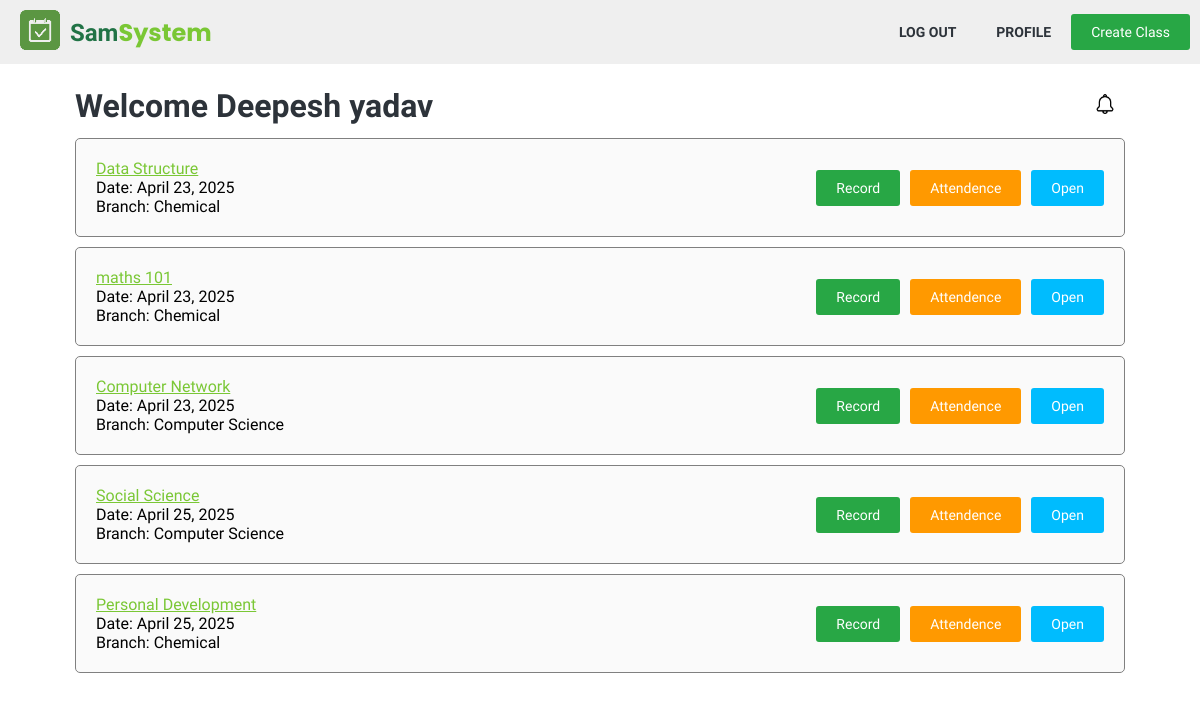
The app's page /teacher/ (signed in), older data.
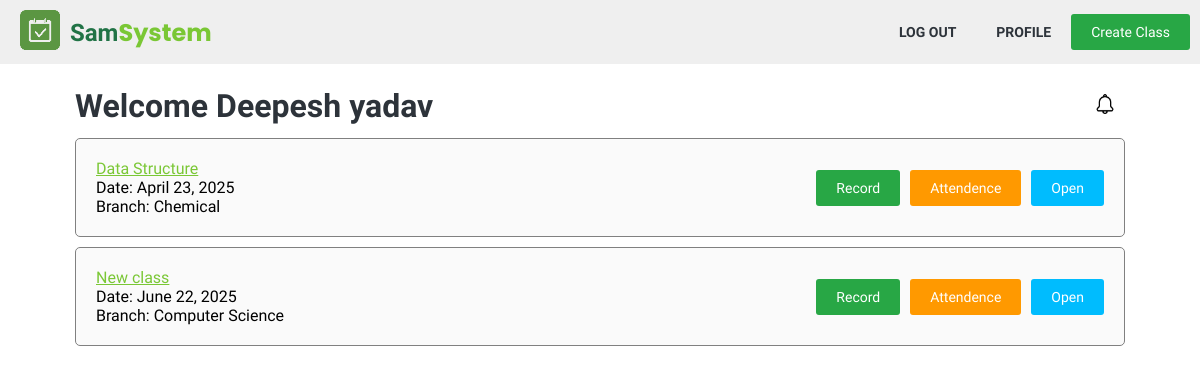
The same page, newer data.
### tables this page shows
CREATE TABLE `class` (
  `id` int(11) NOT NULL,
  `name` varchar(100) DEFAULT NULL,
  `description` text DEFAULT NULL,
  `teacher_id` int(11) DEFAULT NULL,
  `date_created` datetime DEFAULT current_timestamp(),
  `branch` int(11) DEFAULT NULL,
  `longitude` decimal(10,5) DEFAULT NULL,
  `latitude` decimal(10,5) DEFAULT NULL,
  `open_session_id` int(11) DEFAULT NULL
);

CREATE TABLE `branch` (
  `id` int(11) NOT NULL,
  `full_name` varchar(100) NOT NULL,
  `initials` varchar(10) NOT NULL
);

### teacher/index.php (the view, shortened to what this page needs)
<?php
require '../utils.php';
function getBranchName($id, $conn)
{
	$stmt = $conn->prepare("SELECT full_name FROM branch WHERE id = ?");
	$stmt->bind_param("i", $id);
	$stmt->execute();
	$stmt->bind_result($result);
	if ($stmt->fetch()) {
		return $result;
	} else {
		$stmt->close();
		return null;
	}
}
?>
<!DOCTYPE html>
<html lang="en">
<head>
	<link rel="stylesheet" href="../css/util.css">
	<link rel="stylesheet" href="../css/style.css">
</head>
<body>
	<?php require '..\components\nav_sm.php'; ?>
	<div class="container mt20">
		<div class="d-fcc jc-sb">
			<h1>Welcome <?= $_SESSION['name']?></h1>
			<div class="icon-wrapper">
				<img src="/attendence/img/notification.png" alt="notifications" class="icon " id="notification-btn">
			</div>
		</div>
		<?php
		$teacher_id = $_SESSION['user_id'];
		$result = $conn->query("SELECT * FROM class WHERE teacher_id = $teacher_id");
		while($row = $result->fetch_assoc()){
			echo "<div class='user-row'>
			<div class='user-row-left'>
			<a class='link td-u' href='/attendence/class/class.php?id=". $row['id']. " '>" . $row['name'] . "</a>
			<p>Date: ".   (new DateTime($row["date_created"]))->format('F j, Y') . " </p>
			<p>Branch: " . getBranchName($row['branch'], $conn) . "</p>
			</div>
			<div class='user-row-right'>
			<a class='btn' href='/attendence/class/class_report.php?id=".  $row["id"] ." '>Record</a>
			<a class='btn btn-s back-orange' href='/attendence/class/take_attendence.php?id=".  $row["id"] ." '>Attendence</a>
			<form action='/attendence/class/open_attendence_window.php' method='get'>
				<input type='hidden' value='{$row['id']}' name='class_id'>
				<button type='submit' class='btn btn-s'>Open</button>
			</form>
			</div>
			</div>";
		}
		?>
	</div>
</body>
</html>

Row changes from the older to the newer data that the page shows:
removed class: name "maths 101", date_created "April 23, 2025", branch.full_name "Chemical"
removed class: name "Computer Network", date_created "April 23, 2025", branch.full_name "Computer Science"
removed class: name "Social Science", date_created "April 25, 2025", branch.full_name "Computer Science"
removed class: name "Personal Development", date_created "April 25, 2025", branch.full_name "Chemical"
added class: name "New class", date_created "June 22, 2025", branch.full_name "Computer Science"
